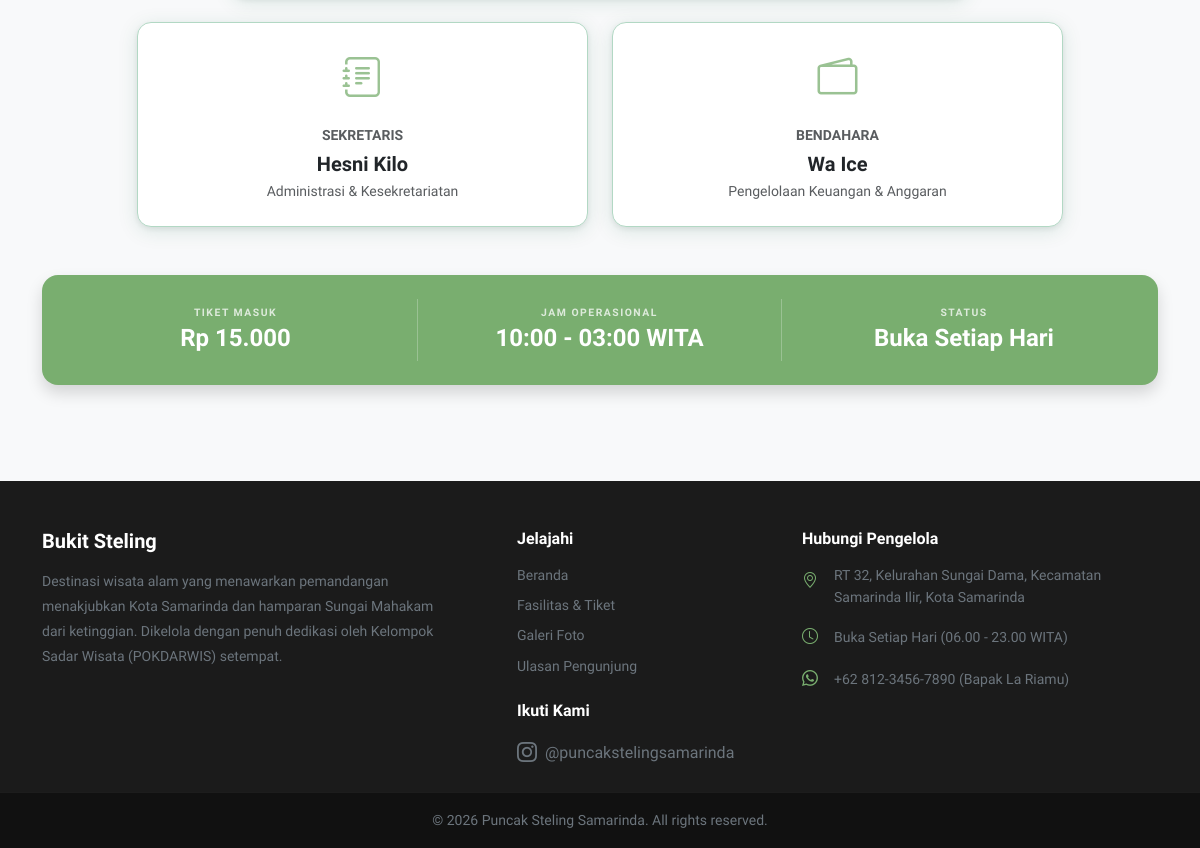
Before: /views/public/tentang.php (lower part) with the older database file.
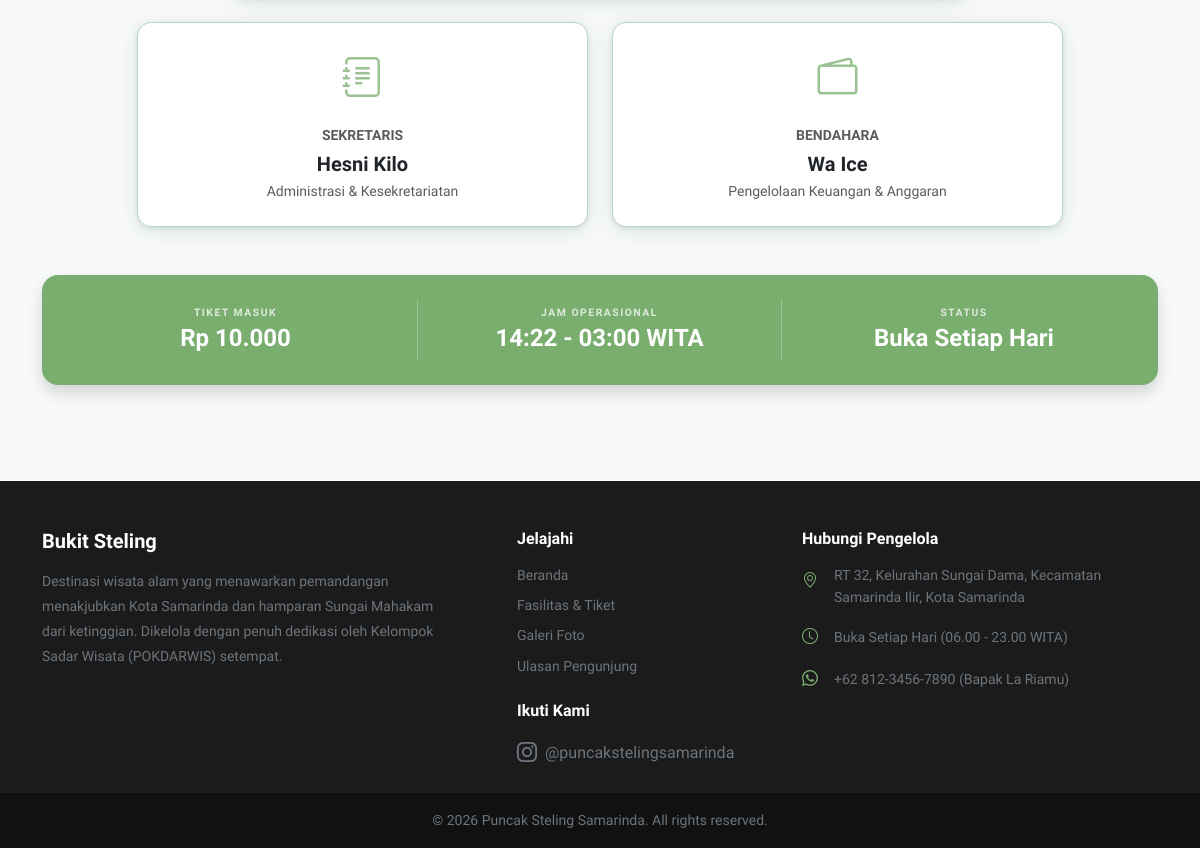
After: the same page with the newer database file.
### tables this page shows
CREATE TABLE `tb_informasi` (
  `id_info` int NOT NULL,
  `harga_tiket` int NOT NULL,
  `jam_buka` time NOT NULL,
  `jam_tutup` time NOT NULL,
  `deskripsi` text,
  `tata_tertib` text
);

### views/public/tentang.php (the view, shortened to what this page needs)
<?php
include '../../config/koneksi.php';
include '../templates/header.php';
$query_info = mysqli_query($koneksi, "SELECT * FROM tb_informasi LIMIT 1");
$info = mysqli_fetch_assoc($query_info);
?>
<link rel="stylesheet" href="https://cdnjs.cloudflare.com/ajax/libs/animate.css/4.1.1/animate.min.css"/>
<div id="app-tentang" class="min-vh-100 bg-white overflow-hidden">
    <section class="py-5 bg-light">
        <div class="container py-5">
            <div class="row justify-content-center g-4">
                <div class="col-md-5 mt-4" v-for="(staff, index) in staffMembers" :key="staff.name">
                    <div class="card card-custom border-0 shadow-sm p-4 h-100 bg-white text-center animate__animated animate__zoomIn" :style="'animation-delay: ' + (0.8 + (index * 0.1)) + 's'">
                        <div class="mb-3 text-primary-custom opacity-75">
                            <i :class="'bi ' + staff.icon + ' fs-1'"></i>
                        </div>
                        <h6 class="text-muted small fw-bold text-uppercase mb-2">{{ staff.role }}</h6>
                        <h5 class="fw-bold text-dark mb-1">{{ staff.name }}</h5>
                        <p class="small text-muted mb-0">{{ staff.desc }}</p>
                    </div>
                </div>
            </div>
            <div class="mt-5 p-4 rounded-4 bg-primary-custom text-white text-center shadow animate__animated animate__fadeInUp" style="animation-delay: 1s;">
                <div class="row align-items-center">
                    <div class="col-md-4 border-end border-white border-opacity-25 py-2">
                        <h6 class="text-uppercase-xs fw-bold opacity-75 mb-1">Tiket Masuk</h6>
                        <h4 class="fw-bold mb-0">Rp <?php echo number_format($info['harga_tiket'], 0, ',', '.'); ?></h4>
                    </div>
                    <div class="col-md-4 border-end border-white border-opacity-25 py-2">
                        <h6 class="text-uppercase-xs fw-bold opacity-75 mb-1">Jam Operasional</h6>
                        <h4 class="fw-bold mb-0"><?php echo date('H:i', strtotime($info['jam_buka'])); ?> - <?php echo date('H:i', strtotime($info['jam_tutup'])); ?> WITA</h4>
                    </div>
                    <div class="col-md-4 py-2">
                        <h6 class="text-uppercase-xs fw-bold opacity-75 mb-1">Status</h6>
                        <h4 class="fw-bold mb-0">Buka Setiap Hari</h4>
                    </div>
                </div>
            </div>
        </div>
    </section>
</div>
<?php include '../templates/footer.php'; ?>

Changed rows visible on the page:
changed tb_informasi: harga_tiket "15.000" → "10.000"; jam_buka "10:00" → "14:22"
